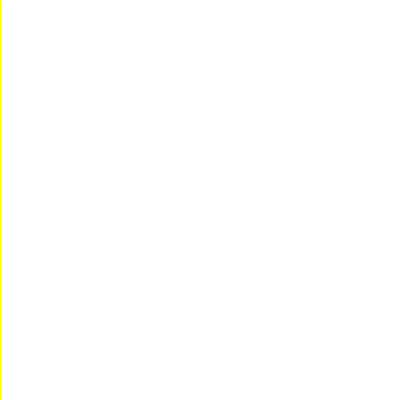
Frame 1 (no input)
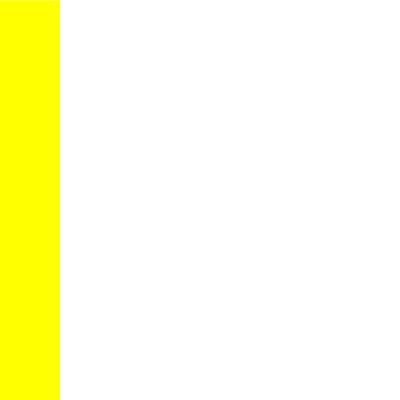
Frame 60 (the mouse pressed at the canvas centre just before this capture)
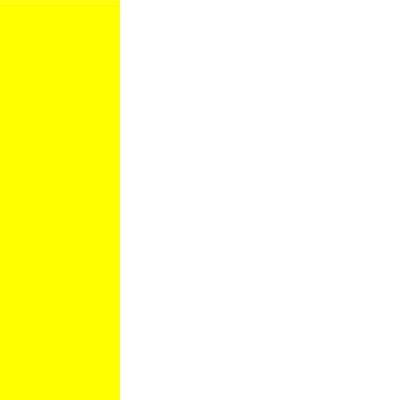
Frame 120 (the mouse held since frame 60 and released just before this capture)

The Processing sketch that drew these frames (run headless with seeded random() and noise(); from frame 60 on, the mouse is pressed at the canvas centre):

// Processing sketch: processing_31379
// ── processing_31379.pde

float x=0.0, y=0.0;
int colorVal = 20;
int counter = 0;
float inc = 1;
int flag = 0;
int numLines = 1, total = 30, i = 0;

void setup(){
 size(400, 400);
 background(255);  
}

void draw(){
  if(numLines < total){ 
      if( counter % 4 == 0){
            if(x < width/numLines){
              stroke(255, 255, 0);
              for(i = numLines; i >= 0; i --){     
                  line(x+ i * width/numLines, 0, x + i * width/numLines, height);
              }                 x+=inc;
            }
            else{
               x = 0.0; y=0.0;
               //background(0);
               counter += 1;
               flag++;
            }
      }
      else if(counter % 4 == 1) {
            if(y < height/numLines){
              stroke(255, 0, 0);
              for(i = numLines; i >= 0; i --){     
                  line(0, y + i * width/numLines, width , y + i * width/numLines);
              }    
              y+=inc;
            }
            else{
               x = width; y=0.0;
               counter += 1;
               flag++;
           } 
      }
      else if(counter % 4 == 2){
            if(x > (width - width/numLines)){
              stroke(0, 255, 0);
              for(i = numLines; i >= 0; i --){     
                  line(x- i * width/numLines, 0, x - i * width/numLines, height);
              }    
              
              x-=inc;
            }
            else{
               x = 0.0; y = height ;
               //background(0);
               counter += 1;
               flag++;
               
            }
      }
      else if(counter % 4 == 3){
            if(y > (width - width/numLines)){
              stroke(0, 0, 255);
              for(i = numLines; i >= 0; i --){                       
                  line(0, y - i * width/numLines, width , y - i * width/numLines);
              }    
              y-=inc;
            }
            else{
               x = 0.0;y=0.0;
               counter += 1;
               flag++;
           }
      }
      if(flag == 4){
        flag = 0;
        numLines+=1;    
      }
  }
  else{
    numLines = 1;
    background(255);
  } 
}

                
                                
